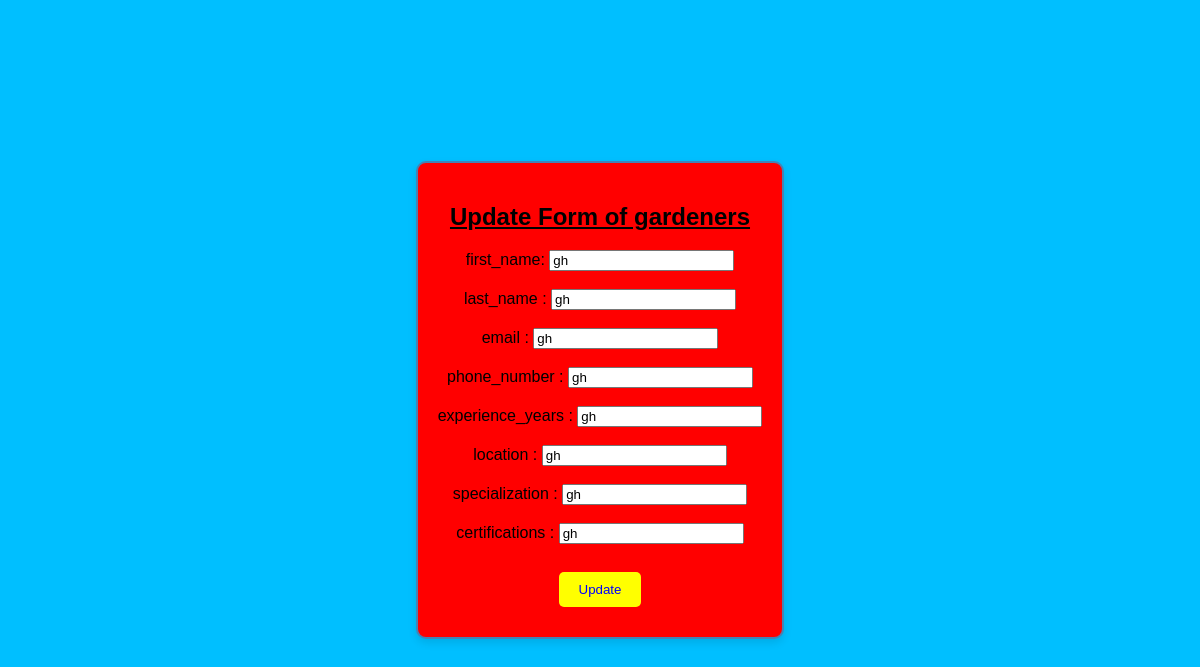
/update_gardeners.php?gardener_id=1, run on the app's committed database.
### tables this page shows
CREATE TABLE `gardeners` (
  `gardener_id` int(11) NOT NULL,
  `first_name` varchar(50) DEFAULT NULL,
  `last_name` varchar(50) DEFAULT NULL,
  `email` varchar(100) DEFAULT NULL,
  `phone_number` varchar(20) DEFAULT NULL,
  `experience_years` int(11) DEFAULT NULL,
  `location` varchar(100) DEFAULT NULL,
  `specialization` varchar(100) DEFAULT NULL,
  `certifications` text DEFAULT NULL
);

### update_gardeners.php (the view, shortened to what this page needs)
<?php
include('database_connection.php');
if (isset($_REQUEST['gardener_id'])) {
    $g_id = $_REQUEST['gardener_id'];
    $stmt = $connection->prepare("SELECT * FROM gardeners WHERE gardener_id=?");
    $stmt->bind_param("i", $g_id);
    $stmt->execute();
    $result = $stmt->get_result();
    if ($result->num_rows > 0) {
        $row = $result->fetch_assoc();
        $y = $row['first_name'];
        $z = $row['last_name'];
        $y = $row['phone_number'];
        $z = $row['experience_years'];
        $y = $row['specialization'];
        $z = $row['certifications'];
    } else {
        echo "gardeners  not found.";
    }
}
?>
<!DOCTYPE html>
<html>
<head>
</head>
<body>
    <div class="container">
        <h2><u>Update Form of gardeners</u></h2>
        <form method="POST" onsubmit="return confirmUpdate();">
            <label for="first_name">first_name:</label>
            <input type="text" name="first_name" value="<?php echo isset($y) ? $y : ''; ?>" required>
            <br><br>
            <label for="last_name">last_name :</label>
            <input type="text" name="last_name" value="<?php echo isset($z) ? $z : ''; ?>" required>
            <br><br>
            <label for="email">email :</label>
            <input type="text" name="email" value="<?php echo isset($z) ? $z : ''; ?>" required>
            <br><br>
            <label for="phone_number">phone_number :</label>
            <input type="text" name="phone_number" value="<?php echo isset($z) ? $z : ''; ?>" required>
            <br><br>
            <label for="experience_years">experience_years :</label>
            <input type="text" name="experience_years" value="<?php echo isset($z) ? $z : ''; ?>" required>
            <br><br>
             <label for="location">location :</label>
            <input type="text" name="location" value="<?php echo isset($z) ? $z : ''; ?>" required>
            <br><br>
            <label for="specialization">specialization :</label>
            <input type="text" name="specialization" value="<?php echo isset($z) ? $z : ''; ?>" required>
            <br><br>
            <label for="certifications">certifications :</label>
            <input type="text" name="certifications" value="<?php echo isset($z) ? $z : ''; ?>" required>
            <br><br>
            <input type="submit" name="up" value="Update">
        </form>
    </div>
</body>
</html>

### update_gardeners.php (style rules this page uses)
body { background-color: deepskyblue; color: red; font-family: Arial, sans-serif; display: flex; justify-content: center; align-items: center; height: 100vh; margin: 0; }
.container { background-color: red; padding: 20px; border: 2px solid #4682b4; border-radius: 10px; box-shadow: 0 4px 8px rgba(0, 0, 0, 0.1); text-align: center; }
h2 { color: black; }
label { color: black; }
input[type="submit"] { background-color: yellow; color: blue; border: none; padding: 10px 20px; border-radius: 5px; cursor: pointer; margin: 10px; }

### data on the page
gardeners: first_name "gh", last_name "gh", email "gh", phone_number "gh", experience_years "gh", location "gh", specialization "gh", certifications "gh"
